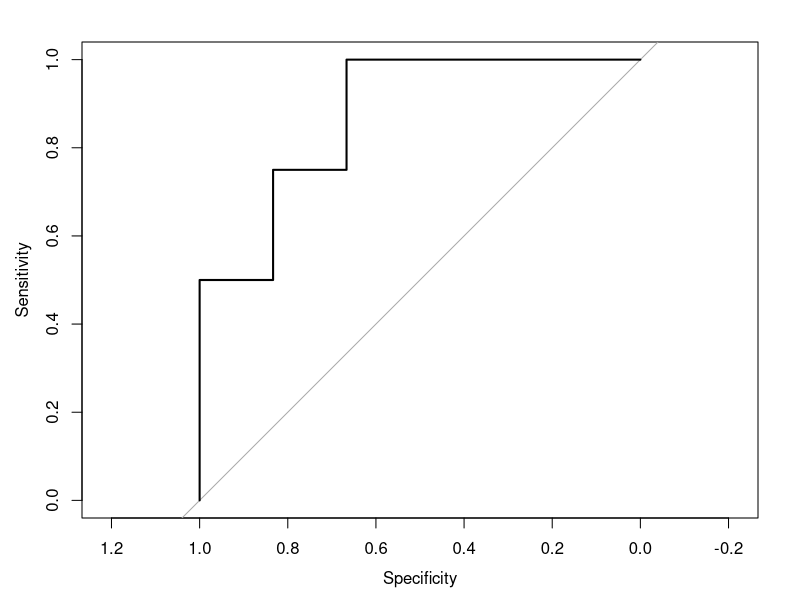

The R script that drew this image:
# Regresja

set.seed( 123 )
y_tar <- rnorm( 10 )
y_hat <- y_tar + 0.1

MAE <- function( y_t, y_h ){
  return( sum( abs( y_t - y_h ) ) )
}

MAE( y_tar, y_tar ) 
MAE( y_tar, y_hat )

# Klasyfikacja
y_tar <- c(1,1,0,1,0,1,0,0,0,0) # factor
y_hat <- length(y_tar):1 / length(y_tar)

table( y_tar, y_tar )
Mat <- table( y_tar, 
              y_hat = ifelse( y_hat <= 
                                0.5, 0, 1 ) )

Jakosc <- sum( diag( Mat ) ) / sum( Mat )

install.packages( "pROC" )
library( "pROC" )

# R2 − n2(n2+1)/2
# n2n1

roc( y_tar, y_hat )
plot( roc( y_tar, y_hat ) )
auc( roc( y_tar, y_hat ) ) 

auc_Umww <- function( y_t, y_h ){
  y_tarLogic <- as.logical( y_t )
  n2 <- sum( y_tarLogic )
  n1 <- sum( !y_tarLogic )
  R2 <- sum( rank( y_h )[ y_tarLogic ] )
  licznik <- R2 - ( n2 * (n2+1) / 2 )
  mianownik <- n2 * n1
  return( licznik / mianownik )
}
auc_Umww( y_tar, y_hat )

# Kroswalidacja
kFold <- 4
set.seed( 123 )

# (1-1/k)%-(1/k)%
indxT <- sample( x = 1:length(y_tar), 
                 size = (1-1/kFold)*length(y_tar),
                 replace = F )
y_tar[ indxT ] #trening
y_tar[ -indxT ] # walidacja

# Tunowanie parametrow
parTune <- expand.grid( k = 1:5 )
parTune

parTune <- expand.grid( depth = 3:5, 
                        Nobs = c( 5, 10, 15 ) )
parTune

parTune <- expand.grid( kFold = 1:kFold,
                        depth = 3:5, 
                        Nobs = c( 5, 10, 15 ) )
View( parTune )

parTune <- data.frame( parTune, 
                       MSEt = 0, MAEt = 0,
                       MSEv = 0, MAEv = 0)
parTune